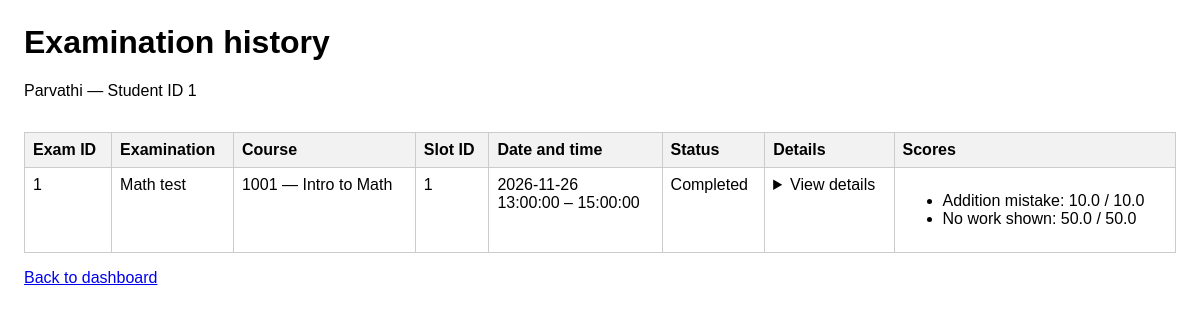
The app's page /student/history (signed in) with its own data.
### tables this page shows
CREATE TABLE student (
            student_id INTEGER PRIMARY KEY,

            user_id INTEGER NOT NULL
                REFERENCES users(user_id),

            name TEXT NOT NULL
                CHECK (length(trim(name)) BETWEEN 1 AND 150),

            contact_details TEXT,

            status TEXT
                CHECK (length(status) <= 200)
        );

CREATE TABLE evaluation (
            evaluation_id INTEGER PRIMARY KEY,

            booking_id INTEGER NOT NULL UNIQUE
                REFERENCES booking(booking_id),

            status TEXT NOT NULL DEFAULT 'Draft'
                CHECK (status IN ('Draft', 'Submitted')),

            submitted_by INTEGER
                REFERENCES examiner_profile(examiner_id),

            submitted_at TEXT
        , is_published INTEGER NOT NULL DEFAULT 0
                CHECK (is_published IN (0, 1)));

CREATE TABLE examination (
            exam_id INTEGER PRIMARY KEY,

            course_id INTEGER NOT NULL
                REFERENCES course(course_id),

            exam_name TEXT NOT NULL
                CHECK (length(trim(exam_name)) > 0),

            exam_type TEXT NOT NULL
                CHECK (
                    exam_type IN ('Viva', 'Practical', 'Project Demo', 'Assessment')
                ),

            duration INTEGER NOT NULL
                CHECK (
                    typeof(duration) = 'integer'
                    AND duration >= 0
                ),

            max_marks INTEGER NOT NULL
                CHECK (
                    typeof(max_marks) = 'integer'
                    AND max_marks >= 0
                ),

            slot_creation_start_date TEXT
                CHECK (
                    length(slot_creation_start_date) = 10
                    AND date(slot_creation_start_date, '+0 days')
                        IS slot_creation_start_date
                ),

            slot_creation_end_date TEXT
                CHECK (
                    length(slot_creation_end_date) = 10
                    AND date(slot_creation_end_date, '+0 days')
                        IS slot_creation_end_date
                ),

            slot_booking_start_date TEXT
                CHECK (
                    length(slot_booking_start_date) = 10
                    AND date(slot_booking_start_date, '+0 days')
                        IS slot_booking_start_date
                ),

            slot_booking_end_date TEXT
                CHECK (
                    length(slot_booking_end_date) = 10
                    AND date(slot_booking_end_date, '+0 days')
                        IS slot_booking_end_date
                ),

            status TEXT
                CHECK (length(status) <= 200),

            CHECK (
                slot_creation_end_date > slot_creation_start_date
            ),

            CHECK (
                slot_booking_end_date > slot_booking_start_date
            )
        );

CREATE TABLE course (
            course_id INTEGER PRIMARY KEY,

            course_code INTEGER NOT NULL
                CHECK (
                    typeof(course_code) = 'integer'
                    AND course_code BETWEEN 1000 AND 9999
                ),

            course_name TEXT NOT NULL
                CHECK (
                    length(trim(course_name)) > 0
                    AND course_name NOT GLOB '*[^A-Za-z0-9 ]*'
                ),

            description TEXT
                CHECK (length(description) <= 200),

            status TEXT
                CHECK (length(status) <= 20)
        );

CREATE TABLE examination_slot (
            slot_id INTEGER PRIMARY KEY,

            exam_id INTEGER NOT NULL
                REFERENCES examination(exam_id),

            examiner_id INTEGER
                REFERENCES examiner_profile(examiner_id),

            slot_date TEXT NOT NULL
                CHECK (
                    length(slot_date) = 10
                    AND date(slot_date, '+0 days') IS slot_date
                ),

            start_time TEXT NOT NULL
                CHECK (
                    length(start_time) = 8
                    AND time(start_time) IS start_time
                    AND start_time BETWEEN '00:00:00' AND '23:59:59'
                ),

            end_time TEXT NOT NULL
                CHECK (
                    length(end_time) = 8
                    AND time(end_time) IS end_time
                    AND end_time BETWEEN '00:00:00' AND '23:59:59'
                ),

            max_student_capacity INTEGER NOT NULL
                CHECK (
                    typeof(max_student_capacity) = 'integer'
                    AND max_student_capacity > 0
                ),

            available_seats INTEGER NOT NULL
                CHECK (
                    typeof(available_seats) = 'integer'
                    AND available_seats >= 0
                ),

            status TEXT NOT NULL
                CHECK (
                    status IN ('Available', 'Full', 'Cancelled', 'Completed')
                ),

            CHECK (end_time > start_time),

            CHECK (available_seats <= max_student_capacity)
        );

CREATE TABLE booking (
                booking_id INTEGER PRIMARY KEY,

                student_id INTEGER NOT NULL
                    REFERENCES student(student_id),

                slot_id INTEGER NOT NULL
                    REFERENCES examination_slot(slot_id),

                booking_date TEXT NOT NULL
                    CHECK (
                        length(booking_date) = 10
                        AND date(booking_date, '+0 days') IS booking_date
                    ),

                status TEXT NOT NULL
                    CHECK (status IN ('Booked', 'Cancelled', 'Completed'))
            );

CREATE TABLE evaluation_score (
            evaluation_id INTEGER NOT NULL
                REFERENCES evaluation(evaluation_id),

            rubric_id INTEGER NOT NULL
                REFERENCES examination_rubric(rubric_id),

            marks_awarded REAL NOT NULL
                CHECK (
                    typeof(marks_awarded) IN ('integer', 'real')
                    AND marks_awarded >= 0
                ),

            PRIMARY KEY (evaluation_id, rubric_id)
        );

CREATE TABLE examination_rubric (
            rubric_id INTEGER PRIMARY KEY,

            exam_id INTEGER NOT NULL
                REFERENCES examination(exam_id),

            criterion_name TEXT NOT NULL
                CHECK (length(trim(criterion_name)) BETWEEN 1 AND 100),

            max_marks REAL NOT NULL
                CHECK (
                    typeof(max_marks) IN ('integer', 'real')
                    AND max_marks >= 0
                ),

            weightage REAL NOT NULL
                CHECK (typeof(weightage) IN ('integer', 'real')),

            description TEXT
                CHECK (length(description) <= 200)
        );

### app.py (the view)
@app.route("/student/history")
@require_role("Student")
def student_history():
    now = datetime.now().strftime("%Y-%m-%d %H:%M:%S")
    with closing(sqlite3.connect(database_path)) as database:
        database.row_factory = sqlite3.Row
        student = database.execute(
            """
            SELECT student_id, name
            FROM student
            WHERE user_id = ?
            """,
            (g.user["user_id"],)
        ).fetchone()
        if student is None:
            abort(403)
        rows = database.execute(
            """
            SELECT
                b.booking_id,
                b.status AS booking_status,
                s.slot_id,
                s.slot_date,
                s.start_time,
                s.end_time,
                e.exam_id,
                e.exam_name,
                e.exam_type,
                e.duration,
                e.max_marks AS exam_max_marks,
                c.course_id,
                c.course_code,
                c.course_name,
                c.description,
                v.evaluation_id,
                v.status AS evaluation_status,
                v.is_published
            FROM booking b
            JOIN examination_slot s
                ON s.slot_id = b.slot_id
            JOIN examination e
                ON e.exam_id = s.exam_id
            JOIN course c
                ON c.course_id = e.course_id
            LEFT JOIN evaluation v
                ON v.booking_id = b.booking_id
            WHERE b.student_id = ?
                AND (
                    b.status = 'Completed'
                    OR (
                        b.status = 'Booked'
                        AND (s.slot_date || ' ' || s.end_time) <= ?
                    )
                )
            ORDER BY s.slot_date DESC,
                     s.start_time DESC,
                     b.booking_id DESC
            """,
            (student["student_id"], now)
        ).fetchall()
        history = []
        for row in rows:
            record = dict(row)
            record["scores"] = []
            if (
                record["evaluation_status"] == "Submitted"
                and record["is_published"] == 1
            ):
                record["scores"] = database.execute(
                    """
                    SELECT
                        r.criterion_name,
                        r.max_marks,
                        sc.marks_awarded
                    FROM evaluation_score sc
                    JOIN examination_rubric r
                        ON r.rubric_id = sc.rubric_id
                    WHERE sc.evaluation_id = ?
                    ORDER BY r.rubric_id
                    """,
                    (record["evaluation_id"],)
                ).fetchall()
            history.append(record)
    return render_template(
        "student_history.html",
        student=student,
        history=history
    )

### app.py (called while the page is built, shortened)
def account_is_enabled(database, user):
    if user["role"] == "Admin":
        return True
    if user["role"] == "Student":
        profile = database.execute(
            "SELECT status FROM student WHERE user_id = ?",
            (user["user_id"],)
        ).fetchone()
        return profile is not None and profile["status"] == "Active"

@app.before_request
def load_logged_in_user():
    g.user = None
    user_id = session.get("user_id")
    if user_id is None:
        return
    with closing(sqlite3.connect(database_path)) as database:
        database.row_factory = sqlite3.Row
        user = database.execute(
            "SELECT * FROM users WHERE user_id = ?",
            (user_id,)
        ).fetchone()
        if user is None or not account_is_enabled(database, user):
            session.clear()
            return
        g.user = user

def require_role(*allowed_roles):
    def decorate(view_function):
        @wraps(view_function)
        def wrapped_view(*args, **kwargs):
            if g.user is None:
                return redirect(url_for("home"))
            if g.user["role"] not in allowed_roles:
                abort(403)
            return view_function(*args, **kwargs)
        return wrapped_view
    return decorate

### templates/student_history.html (shortened to what this page needs)
<!doctype html>
<html lang="en">
<head>
</head>
<body>
    <h1>Examination history</h1>
    <p>
        {{ student['name'] }}
        — Student ID {{ student['student_id'] }}
    </p>
    <div class="table-container">
        <table>
            <thead>
                <tr>
                    <th>Exam ID</th>
                    <th>Examination</th>
                    <th>Course</th>
                    <th>Slot ID</th>
                    <th>Date and time</th>
                    <th>Status</th>
                    <th>Details</th>
                    <th>Scores</th>
                </tr>
            </thead>
            <tbody>
                {% for record in history %}
                    <tr>
                        <td>{{ record['exam_id'] }}</td>
                        <td>{{ record['exam_name'] }}</td>
                        <td>
                            {{ record['course_code'] }}
                            — {{ record['course_name'] }}
                        </td>
                        <td>{{ record['slot_id'] }}</td>
                        <td>
                            {{ record['slot_date'] }}
                            <br>
                            {{ record['start_time'] }}
                            – {{ record['end_time'] }}
                        </td>
                        <td>{{ record['booking_status'] }}</td>
                        <td>
                            <details>
                                <summary>View details</summary>
                            </details>
                        </td>
                        <td>
                            {% if record['scores'] %}
                                <ul>
                                    {% for score in record['scores'] %}
                                        <li>
                                            {{ score['criterion_name'] }}:
                                            {{ score['marks_awarded'] }}
                                            / {{ score['max_marks'] }}
                                        </li>
                                    {% endfor %}
                                </ul>
                            {% else %}
                                Results not published
                            {% endif %}
                        </td>
                    </tr>
                {% else %}
                    <tr>
                        <td colspan="8">
                            No past examinations to show.
                        </td>
                    </tr>
                {% endfor %}
            </tbody>
        </table>
    </div>
    <a href="{{ url_for('student_dashboard') }}">
        Back to dashboard
    </a>
</body>
</html>

### templates/student_history.html (style rules this page uses)
body { font-family: Arial, sans-serif; margin: 24px; }
table { border-collapse: collapse; width: 100%; margin: 16px 0; }
th, td { border: 1px solid #ccc; padding: 8px; text-align: left; vertical-align: top; }
th { background: #f2f2f2; }
.table-container { overflow-x: auto; }

### records on screen
student: name "Parvathi", student_id "1"
evaluation: exam_id "1", exam_name "Math test", course_code "1001", course_name "Intro to Math", slot_id "1", slot_date "2026-11-26", start_time "13:00:00", end_time "15:00:00", booking_status "Completed"
evaluation_score: criterion_name "Addition mistake", marks_awarded "10.0", max_marks "10.0"
evaluation_score: criterion_name "No work shown", marks_awarded "50.0", max_marks "50.0"
